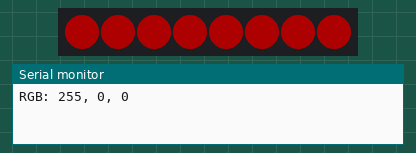
This sketch was run on a simulated Arduino Uno, built with avr-gcc and run on an emulated ATmega328P. Shown: 8 RGB LEDs in strip order, left to right, the last lines printed to the serial monitor. Dim RGB values are drawn brighter than linear.

Above: at 0.1 s.
At 1.1 s:
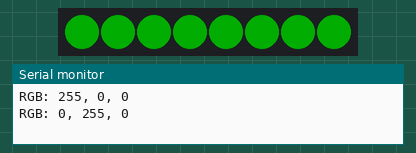
At 2.1 s:
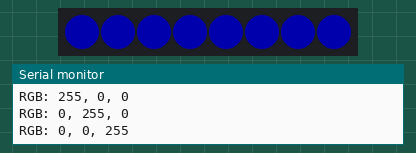
At 4.1 s:
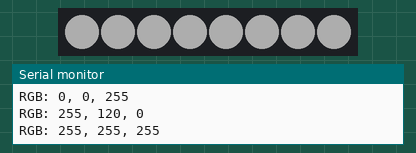
Timing chart, 0 to 40.0 s (numbered marks = the images above):
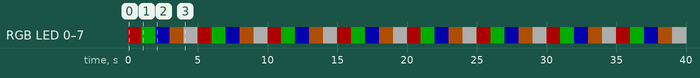

Measured:
- by itself, RGB LED 0–7: repeats every 5.0 s: RGB(0, 50, 0) 1.0 s, RGB(0, 0, 50) 1.0 s, RGB(50, 23, 0) 1.0 s, RGB(50, 50, 50) 1.0 s, RGB(50, 0, 0) 1.0 s
- by itself, everything shown: repeats every 5.0 s, in 5 steps
- what the display in image 1 shows lasts 1.0 s, from 1.0 s to 2.0 s

The sketch:

05_neopixel.ino
```cpp
#include <Adafruit_NeoPixel.h>

// ===== 학생이 확인하거나 바꿀 설정 =====
const int LED_PIN = 7;
const int LED_COUNT = 8;
const int BRIGHTNESS = 50;
const unsigned long COLOR_INTERVAL_MS = 1000;

Adafruit_NeoPixel pixels(LED_COUNT, LED_PIN, NEO_GRB + NEO_KHZ800);

const uint8_t COLORS[][3] = {
  {255, 0, 0},
  {0, 255, 0},
  {0, 0, 255},
  {255, 120, 0},
  {255, 255, 255}
};

const int COLOR_COUNT = sizeof(COLORS) / sizeof(COLORS[0]);
int colorIndex = 0;
unsigned long lastColorChangeMs = 0;

void setup() {
  Serial.begin(115200);
  pixels.begin();
  pixels.setBrightness(BRIGHTNESS);
  showCurrentColor();
}

void loop() {
  changeColorAtInterval();
}

// 일정한 시간마다 다음 RGB 색으로 바꿉니다.
void changeColorAtInterval() {
  unsigned long now = millis();
  if (now - lastColorChangeMs < COLOR_INTERVAL_MS) return;
  lastColorChangeMs = now;

  colorIndex = (colorIndex + 1) % COLOR_COUNT;
  showCurrentColor();
}

void showCurrentColor() {
  int red = COLORS[colorIndex][0];
  int green = COLORS[colorIndex][1];
  int blue = COLORS[colorIndex][2];

  pixels.fill(pixels.Color(red, green, blue));
  pixels.show();

  Serial.print("RGB: ");
  Serial.print(red);
  Serial.print(", ");
  Serial.print(green);
  Serial.print(", ");
  Serial.println(blue);
}
```
